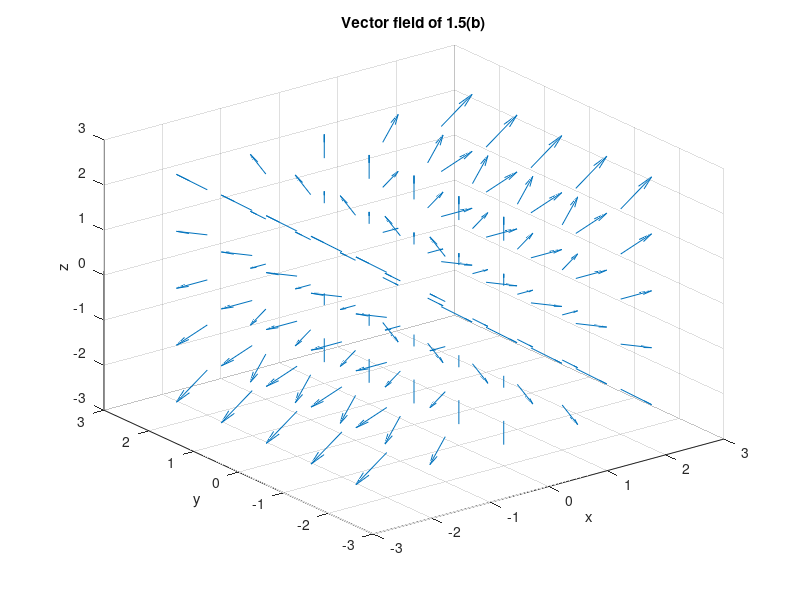
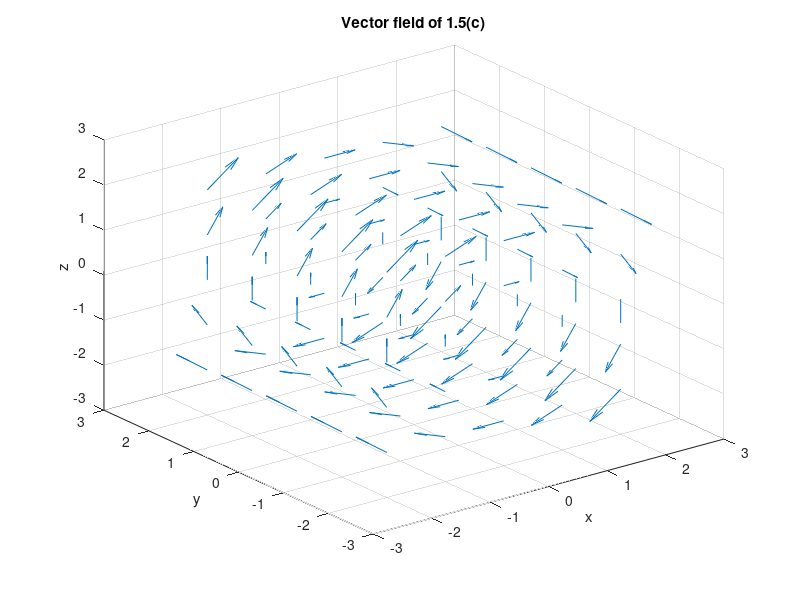
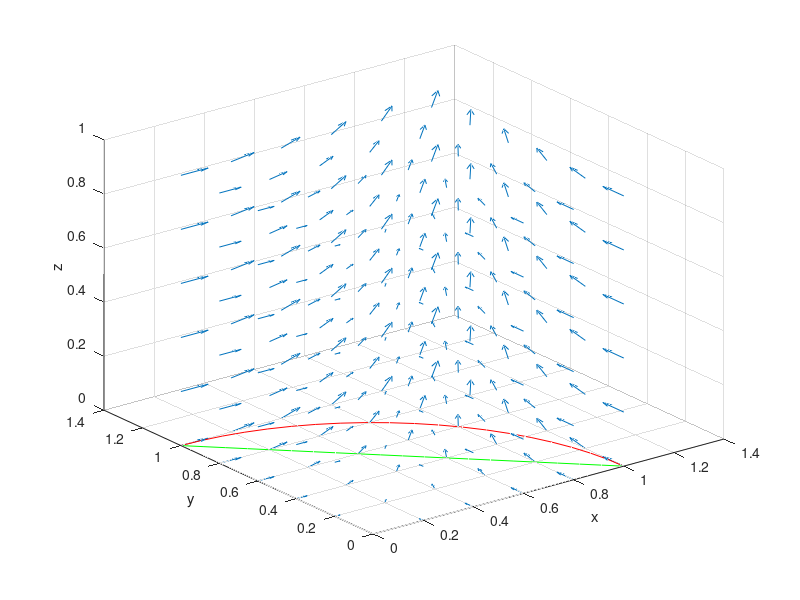

These charts were generated, in order, by the following MATLAB code:
%EDM Workshop2 
%Q1.5
%plot the vector field F of parts (b)
x=-2:1:2;
y=-2:1:2;
z=-2:1:2;
[xx,yy,zz]=meshgrid(x,y,z);
Fxx=xx;
Fyy=zeros(size(yy));
Fzz=zz;
figure(1);
quiver3(xx,yy,zz,Fxx,Fyy,Fzz);
title('Vector field of 1.5(b)');
xlabel('x');ylabel('y');zlabel('z');
%plot the vector field F of parts (c)
Fxxnew=zz;
Fyynew=zeros(size(yy));
Fzznew=-xx;
figure(2);
quiver3(xx,yy,zz,Fxxnew,Fyynew,Fzznew);
title('Vector field of 1.5(c)');
xlabel('x');ylabel('y');zlabel('z');
%Discuss the relationship between the computed`
%divergence and curl with the vector field plots obtained
%Q2.1.7
x = 0:.2:1;
y = x; z = x;
[xx,yy,zz] = meshgrid(x,y,z);
Exx = yy; Eyy = xx; Ezz = 0*xx;
figure(3);
quiver3(xx,yy,zz,Exx,Eyy,Ezz);
xlabel('x'); ylabel('y'); zlabel('z');
grid on; hold on;
P1 = [1;0;0]; P2 = [0;1;0];
s = 0:.05:1;
L1 = P1*(1 - s) + P2*s;
L2 = P1*cos(pi*s/2) + P2*sin(pi*s/2);
plot3(L1(1,:),L1(2,:),L1(3,:),'g');

plot3(L2(1,:),L2(2,:),L2(3,:),'r');
